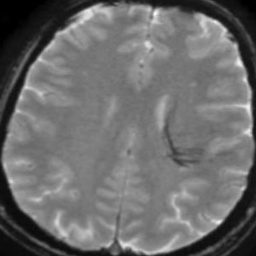
#> input picture data/Brain MRI Images/Train/Normal/Normal (102).jpg, 256 x 256 px; its folder holds only this picture in this run
$ python run_pipeline.py
#> lines starting #> are read from the running program, lines starting #| are printed output that depends on the picture
### image_enhancement/src/pipeline.py
import cv2
import numpy as np
import os

class ImageEnhancementPipeline:

    def __init__(self, output_dir="output"):
        self.output_dir = output_dir
        os.makedirs(output_dir, exist_ok=True)

    def to_grayscale(self, image):
        return cv2.cvtColor(image, cv2.COLOR_BGR2GRAY)

    def apply_clahe(self, gray, clip_limit=2.0, tile_size=(8, 8)):
        clahe = cv2.createCLAHE(clipLimit=clip_limit, tileGridSize=tile_size)
        return clahe.apply(gray)

    def apply_gaussian_blur(self, image, kernel_size=5):
        return cv2.GaussianBlur(image, (kernel_size, kernel_size), 0)

    def apply_canny(self, blurred, low_thresh=30, high_thresh=90):
        return cv2.Canny(blurred, low_thresh, high_thresh)

    def apply_quantization(self, image, levels=8):
        step = 256 // levels
        return (image // step) * step

    def run(self, image_path, folder_name):
        # Load image
#> called with folder_name = 'Train_Normal'
        image = cv2.imread(image_path)
#> image is the input picture: shape (256, 256, 3); min 0, max 251, mean 108.1
        if image is None:
            print(f"Error: Could not load {image_path}")
            return

        # Get just the filename without extension
        filename = os.path.splitext(os.path.basename(image_path))[0]

        # Create subfolder for this category e.g. output/Train_Normal/
        save_dir = os.path.join(self.output_dir, folder_name)
        os.makedirs(save_dir, exist_ok=True)

        # Run all 5 stages
        gray      = self.to_grayscale(image)
        enhanced  = self.apply_clahe(gray)
#> in apply_clahe, `return clahe.apply(gray)`:
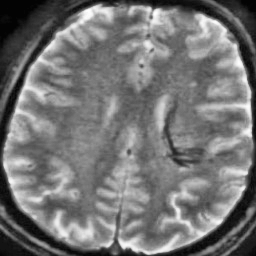
#> returned value: shape (256, 256); min 3, max 255, mean 116.2
        blurred   = self.apply_gaussian_blur(enhanced)
        edges     = self.apply_canny(blurred)
#> in apply_canny, `return cv2.Canny(blurred, low_thresh, high_thresh)`:
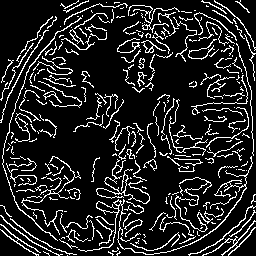
#> returned value: shape (256, 256); 14.1% white in thin lines or dots
        quantized = self.apply_quantization(enhanced)
#> in apply_quantization, `return (image // step) * step`:
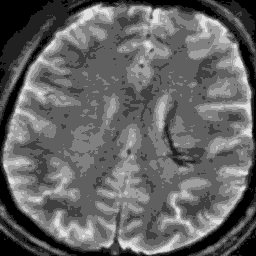
#> returned value: shape (256, 256); min 0, max 224, mean 100.8

        # Save each stage with the image filename
        cv2.imwrite(f"{save_dir}/{filename}_1_grayscale.png", gray)
        cv2.imwrite(f"{save_dir}/{filename}_2_clahe.png", enhanced)
        cv2.imwrite(f"{save_dir}/{filename}_3_blur.png", blurred)
        cv2.imwrite(f"{save_dir}/{filename}_4_edges.png", edges)
        cv2.imwrite(f"{save_dir}/{filename}_5_quantized.png", quantized)

        print(f"Saved: {filename}")
        return gray, enhanced, blurred, edges, quantized

### image_enhancement/src/metrics.py
import cv2
import numpy as np

class Metrics:

    def signal_to_noise_ratio(self, original, processed):
        # SNR measures how much useful signal vs noise exists
        # Higher SNR = cleaner, better quality image
        signal = np.mean(original)
        noise = np.std(original - processed.astype(np.float32))
        if noise == 0:
            return float('inf')
        return 20 * np.log10(signal / noise)

    def edge_density(self, edges):
        # Edge density = what % of pixels are edges
        # Higher = more detail/boundaries detected
        total_pixels = edges.shape[0] * edges.shape[1]
        edge_pixels = np.count_nonzero(edges)
        return (edge_pixels / total_pixels) * 100

    def contrast_score(self, image):
        # Measures contrast using standard deviation of pixel values
        # Higher = more contrast = better visibility of tumor regions
        return round(float(np.std(image)), 2)

    def compute_all(self, original, enhanced, edges):
        # Runs all 3 metrics and returns them as a dictionary
        return {
            "SNR (dB)"        : round(self.signal_to_noise_ratio(original, enhanced), 2),
            "Edge Density (%)" : round(self.edge_density(edges), 2),
            "Contrast Score"  : self.contrast_score(enhanced)
        }

### image_enhancement/src/run_pipeline.py
import cv2
import os
from pipeline import ImageEnhancementPipeline
from metrics import Metrics

# Paths to all 4 folders
data_folders = {
    "Train_Normal"     : r"../../data/Brain MRI Images/Train/Normal",
    "Train_Tumor"      : r"../../data/Brain MRI Images/Train/Tumor",
    "Validation_Normal": r"../../data/Brain MRI Images/Validation/Normal",
    "Validation_Tumor" : r"../../data/Brain MRI Images/Validation/Tumor"
}

# Initialize pipeline and metrics
pipeline = ImageEnhancementPipeline(output_dir="../../output")
metrics  = Metrics()

# Loop through all 4 folders
for folder_name, folder_path in data_folders.items():
    print(f"\n--- Processing {folder_name} ---")

    images = [f for f in os.listdir(folder_path)
              if f.endswith(('.jpg', '.jpeg', '.png'))]

    for image_file in images:
        image_path = os.path.join(folder_path, image_file)

        # Pass folder_name so outputs are saved separately
        result = pipeline.run(image_path, folder_name)
#> result = 5 items
        if result is None:
            continue

        gray, enhanced, blurred, edges, quantized = result

        scores = metrics.compute_all(gray, enhanced, edges)
#> in signal_to_noise_ratio, `signal = np.mean(original)`: signal = 108.1
#> in signal_to_noise_ratio, `noise = np.std(original - processed.astype(np.float32))`: noise = 19.48
#> in edge_density, `total_pixels = edges.shape[0] * edges.shape[1]`: total_pixels = 65536
#> in edge_density, `edge_pixels = np.count_nonzero(edges)`: edge_pixels = 9223
#> scores = {'SNR (dB)': 14.88, 'Edge Density (%)': 14.07, 'Contrast Score': 51.2}
        print(f"{image_file}: {scores}")
#| Normal (102).jpg: {'SNR (dB)': 14.88, 'Edge Density (%)': 14.07, 'Contrast Score': 51.2}
#> (the run stopped early here; a loop or call above may not have finished)
